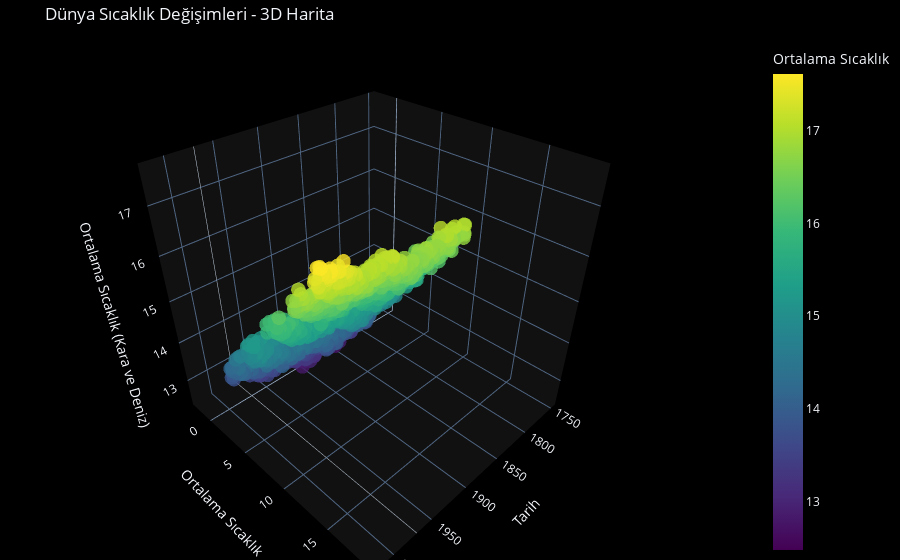

The notebook cell saved with this chart:
### Code cell
# Haritayı oluştur
fig = px.scatter_3d(veri_df, 
                    x="dt", 
                    y="LandAverageTemperature", 
                    z="LandAndOceanAverageTemperature",
                    color="LandAndOceanAverageTemperature",
                    hover_name="dt",
                    color_continuous_scale="Viridis",  # Renk skalası
                    title="Dünya Sıcaklık Değişimleri - 3D Harita",
                    template="plotly_dark"  # Temayı değiştirme
)

# Harita görselleştirmelerini özelleştir
fig.update_layout(
    scene=dict(xaxis_title='Tarih', yaxis_title='Ortalama Sıcaklık', zaxis_title='Ortalama Sıcaklık (Kara ve Deniz)'),
    margin=dict(l=0, r=0, b=0, t=40),
    coloraxis_colorbar=dict(title="Ortalama Sıcaklık"),
    paper_bgcolor='black',  # Arka plan rengini siyah yapma
    scene_bgcolor='black',  # 3D sahne arka plan rengini siyah yapma
)

# Markerları özelleştirme
fig.update_traces(marker=dict(size=5, symbol='circle', opacity=0.8))

# Haritayı göster
fig.show()

### Figure 1 — Plotly figure (JSON) as saved in the notebook; plotly's stock layout.template omitted (floating-point values rounded to 4 significant figures; data arrays with more than 128 entries replaced by an {"elided": "..."} marker saying what was removed)
{"data": [{"hovertemplate": "<b>%{hovertext}</b><br><br>dt=%{x}<br>LandAverageTemperature=%{y}<br>LandAndOceanAverageTemperature=%{marker.color}<extra></extra>", "hovertext": {"elided": "3180 str values"}, "legendgroup": "", "marker": {"color": {"elided": "3180 float values"}, "coloraxis": "coloraxis", "opacity": 0.8, "size": 5, "symbol": "circle"}, "mode": "markers", "name": "", "scene": "scene", "showlegend": false, "type": "scatter3d", "x": {"elided": "3180 str values"}, "y": {"elided": "3180 float values"}, "z": {"elided": "3180 float values"}}], "layout": {"coloraxis": {"colorbar": {"title": {"text": "Ortalama Sıcaklık"}}, "colorscale": [[0, "#440154"], [0.1111, "#482878"], [0.2222, "#3e4989"], [0.3333, "#31688e"], [0.4444, "#26828e"], [0.5556, "#1f9e89"], [0.6667, "#35b779"], [0.7778, "#6ece58"], [0.8889, "#b5de2b"], [1, "#fde725"]]}, "legend": {"tracegroupgap": 0}, "margin": {"b": 0, "l": 0, "r": 0, "t": 40}, "paper_bgcolor": "black", "scene": {"bgcolor": "black", "domain": {"x": [0, 1], "y": [0, 1]}, "xaxis": {"title": {"text": "Tarih"}}, "yaxis": {"title": {"text": "Ortalama Sıcaklık"}}, "zaxis": {"title": {"text": "Ortalama Sıcaklık (Kara ve Deniz)"}}}, "title": {"text": "Dünya Sıcaklık Değişimleri - 3D Harita"}}}
